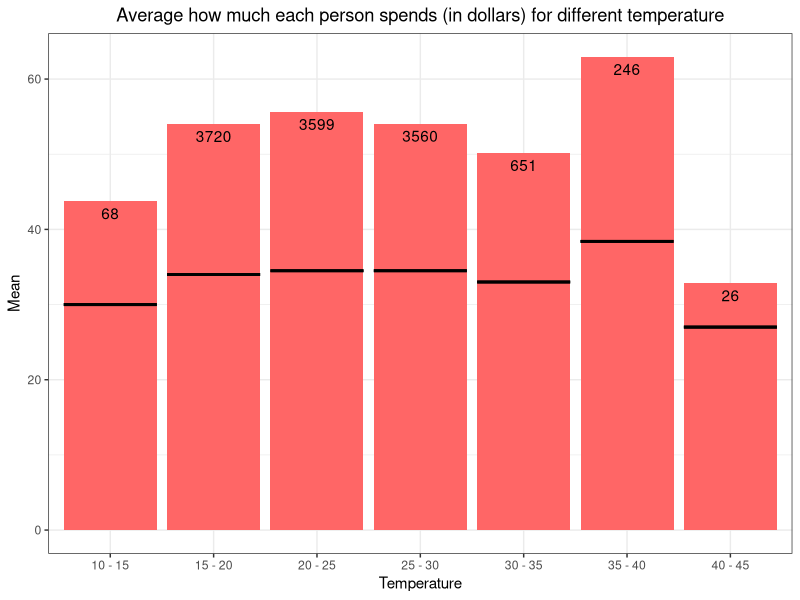
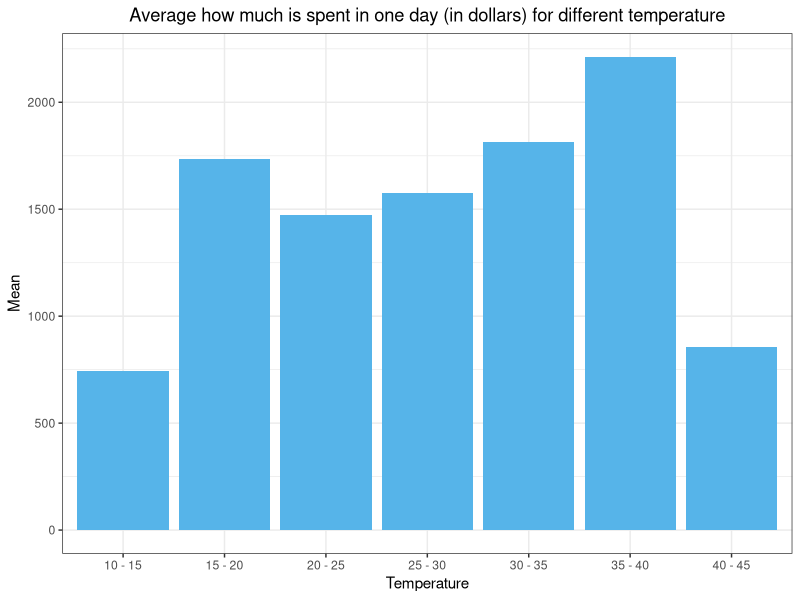
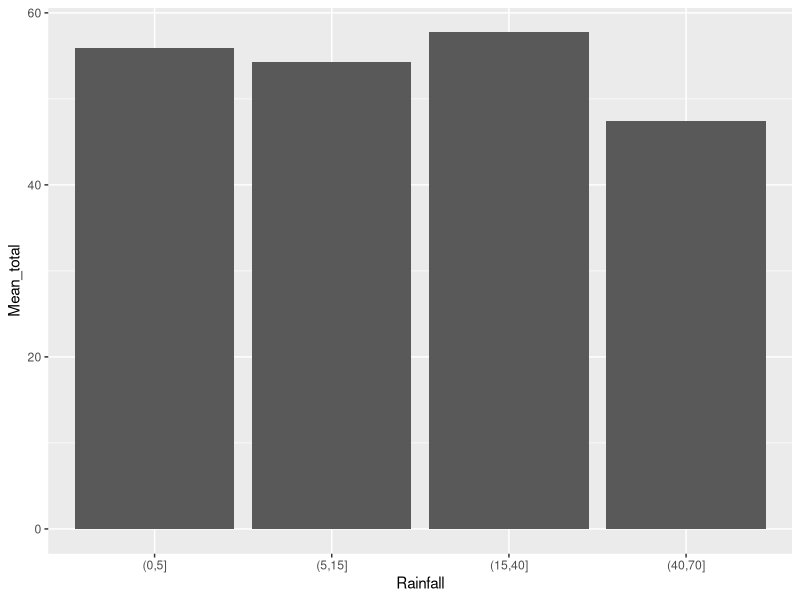
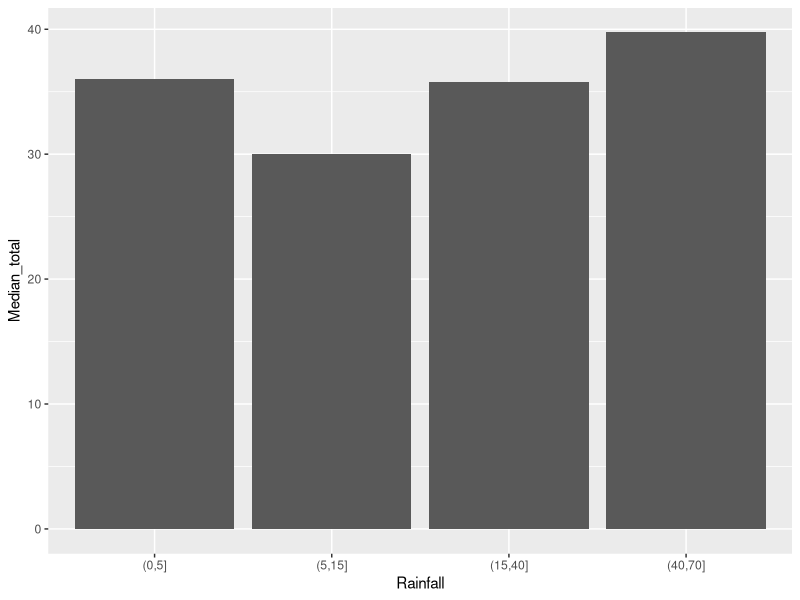
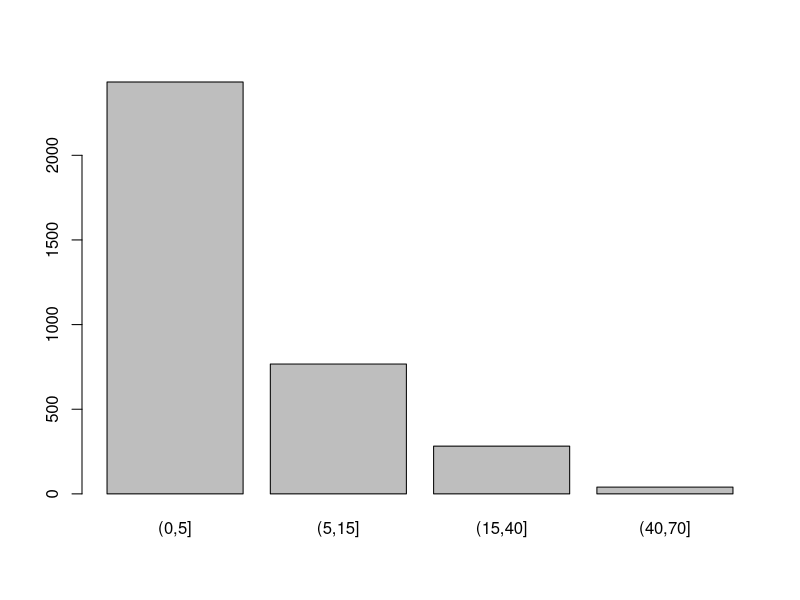
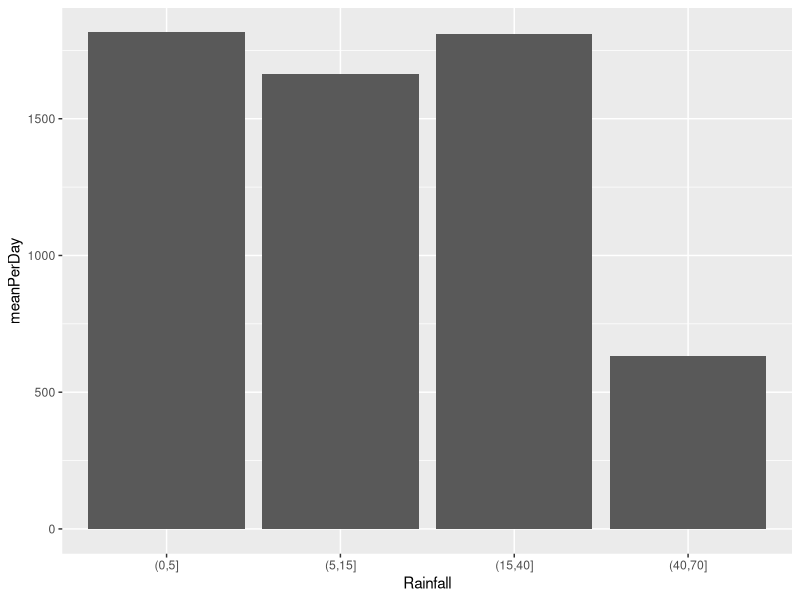

These charts were generated, in order, by the following R code:
## ---- chunk 1

# LOAD DATA
library(ggplot2)
library(tidyr)
data = read.csv("data/ProcessedData.csv")


# Quick look at top 6 rows of data
head(data)

## Size of data
dim(data)

## R's classification of data
class(data)
## R's classification of variables
str(data)
#sapply(mtcars, class)
## ---- chunk 2
#The temperature is a quantitative variable. We start by changing it to a qualitative one using ranges that cover 5 degrees Celcius
temp = data$Maximum.temperature..Degree.C.
data$tempGroups = cut(temp, c(10,15,20,25,30,35,40,45))

#Transaction sizes for each temperature range
meanPerPerson = aggregate(data$Total ~ data$tempGroups, data, mean)
medPerPerson = aggregate(data$Total ~ data$tempGroups, data, median)
transactions = merge(x = meanPerPerson, y = medPerPerson, by='data$tempGroups')
names(transactions) = c('Temperature', 'Mean_total', 'Median_total')
print(transactions)

Fre <- as.data.frame(table(data$tempGroups))
colnames(Fre)[1] <- "tempGroups" 
Fre$lab <- as.character(Fre$Freq)


#Barplot for average money spent with median lines
ggplot(transactions, aes(Temperature, Mean_total), label = Fre$Freq) + geom_bar(stat="identity", position = "dodge", fill = "#FF6666") + ggtitle("Average how much each person spends (in dollars) for different temperature") + ylab("Mean") + theme_bw() + theme(plot.title = element_text(hjust = 0.5)) + geom_errorbar(data=transactions, aes(Temperature, ymax = Median_total, ymin = Median_total), size=1, linetype = "solid", inherit.aes = F, width = 0.9) + geom_text(aes(label = Fre$Freq), position = position_dodge(width = 0.9), vjust = 1.5) + scale_x_discrete(labels = c('10 - 15','15 - 20','20 - 25', '25 - 30', '30 - 35', '35 - 40', '40 - 45'))

 #Barplot showing only median
 #ggplot(transactions, aes(Temperature, Median_total)) + geom_bar(stat="identity", position = "dodge", fill = "#56B4E9") + ggtitle("Median how much each person spends (in dollars) for different temperature") + ylab("Median") + theme_bw() + theme(plot.title = element_text(hjust = 0.5))
 
 #ggplot(data, aes(Maximum.temperature..Degree.C., median(Total)), group = 1) + geom_boxplot() + coord_flip()

 #Number of transactions per temperature range
 #barplot(table(data$tempGroups))

## ---- chunk 3
 
 #Total money spent for each temperature range
 totalPerDay = aggregate(data$Total ~ data$tempGroups, data, sum)
 nrOfDaysPerTemp = aggregate(data$Date ~ data$tempGroups, data, function(x) length(unique(x)))
 totals = merge(x = totalPerDay, y = nrOfDaysPerTemp, by='data$tempGroups')
 names(totals) = c('Temperature', 'Total', 'NrOfDays')
 totals['meanPerDay'] = round(totals$Total / totals$NrOfDays, 1)
 
 ggplot(totals, aes(Temperature, meanPerDay)) + geom_bar(stat="identity", position = "dodge") + geom_bar(stat="identity", position = "dodge", fill = "#56B4E9") + ggtitle("Average how much is spent in one day (in dollars) for different temperature") + ylab("Mean") + theme_bw() + theme(plot.title = element_text(hjust = 0.5)) + scale_x_discrete(labels = c('10 - 15','15 - 20','20 - 25', '25 - 30', '30 - 35', '35 - 40', '40 - 45'))
 
## ---- chunk 4
rainData = data %>% drop_na(Rainfall.amount..millimetres.)
print(paste('Number of rows with missing values for rainfall: ', nrow(data)-nrow(rainData)))
rain = rainData$Rainfall.amount..millimetres.
print(paste('Maximum rainfall', max(rain)))
print(paste('Minimum rainfall', min(rain)))
print(paste('Mean rainfall', mean(rain)))
print(paste('Median rainfall', median(rain)))
## ---- chunk 5
#We start by changing the rainfall from a quantitative variable to a qualitative one
rainData$rainGroups = cut(rain, c(0,5,15,40,70))

#Transaction sizes for each temperature range
meanPerPerson = aggregate(rainData$Total ~ rainData$rainGroups, rainData, mean)
medPerPerson = aggregate(rainData$Total ~ rainData$rainGroups, data, median)
transactions = merge(x = meanPerPerson, y = medPerPerson, by='rainData$rainGroups')
names(transactions) = c('Rainfall', 'Mean_total', 'Median_total')
print(transactions)

 ggplot(transactions, aes(Rainfall, Mean_total)) + geom_bar(stat="identity", position = "dodge") 
 ggplot(transactions, aes(Rainfall, Median_total)) + geom_bar(stat="identity", position = "dodge")

 #Number of transactions for each rainfall range
 barplot(table(rainData$rainGroups))
 
 
 #Total money spent for each temperature range
 totalPerDay = aggregate(rainData$Total ~ rainData$rainGroups, rainData, sum)
 nrOfDaysPerRain = aggregate(rainData$Date ~ rainData$rainGroups, rainData, function(x) length(unique(x)))
 totals = merge(x = totalPerDay, y = nrOfDaysPerRain, by='rainData$rainGroups')
 names(totals) = c('Rainfall', 'Total', 'NrOfDays')
 totals['meanPerDay'] = round(totals$Total / totals$NrOfDays, 1)
 
 ggplot(totals, aes(Rainfall, meanPerDay)) + geom_bar(stat="identity", position = "dodge")
